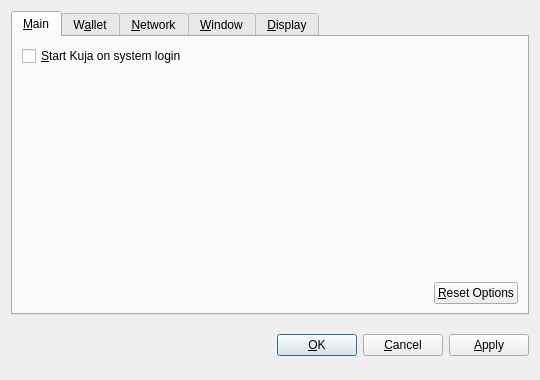
<?xml version="1.0" encoding="UTF-8"?>
<ui version="4.0">
 <class>OptionsDialog</class>
 <widget class="QDialog" name="OptionsDialog">
  <property name="geometry">
   <rect>
    <x>0</x>
    <y>0</y>
    <width>540</width>
    <height>380</height>
   </rect>
  </property>
  <property name="windowTitle">
   <string>Options</string>
  </property>
  <property name="modal">
   <bool>true</bool>
  </property>
  <layout class="QVBoxLayout" name="verticalLayout">
   <item>
    <widget class="QTabWidget" name="tabWidget">
     <property name="tabPosition">
      <enum>QTabWidget::North</enum>
     </property>
     <property name="currentIndex">
      <number>0</number>
     </property>
     <widget class="QWidget" name="tabMain">
      <attribute name="title">
       <string>&amp;Main</string>
      </attribute>
      <layout class="QVBoxLayout" name="verticalLayout_Main">
       <item>
        <widget class="QCheckBox" name="bitcoinAtStartup">
         <property name="toolTip">
          <string>Automatically start Kuja after logging in to the system.</string>
         </property>
         <property name="text">
          <string>&amp;Start Kuja on system login</string>
         </property>
        </widget>
       </item>
       <item>
        <spacer name="verticalSpacer_Main">
         <property name="orientation">
          <enum>Qt::Vertical</enum>
         </property>
         <property name="sizeHint" stdset="0">
          <size>
           <width>20</width>
           <height>40</height>
          </size>
         </property>
        </spacer>
       </item>
       <item>
        <layout class="QHBoxLayout" name="horizontalLayout_2_Main">
         <item>
          <spacer name="horizontalSpacer_2_Main">
           <property name="orientation">
            <enum>Qt::Horizontal</enum>
           </property>
           <property name="sizeHint" stdset="0">
            <size>
             <width>40</width>
             <height>20</height>
            </size>
           </property>
          </spacer>
         </item>
         <item>
          <widget class="QPushButton" name="resetButton">
           <property name="toolTip">
            <string>Reset all client options to default.</string>
           </property>
           <property name="text">
            <string>&amp;Reset Options</string>
           </property>
           <property name="autoDefault">
            <bool>false</bool>
           </property>
          </widget>
         </item>
        </layout>
       </item>
      </layout>
     </widget>
     <widget class="QWidget" name="tabWallet">
      <attribute name="title">
       <string>W&amp;allet</string>
      </attribute>
      <layout class="QVBoxLayout" name="verticalLayout_Network">
       <item>
        <widget class="QLabel" name="transactionFeeInfoLabel">
         <property name="text">
          <string>Optional transaction fee per kB that helps make sure your transactions are processed quickly. Most transactions are 1 kB.</string>
         </property>
         <property name="textFormat">
          <enum>Qt::PlainText</enum>
         </property>
         <property name="wordWrap">
          <bool>true</bool>
         </property>
        </widget>
       </item>
       <item>
        <layout class="QHBoxLayout" name="horizontalLayout_1_Main">
         <item>
          <widget class="QLabel" name="transactionFeeLabel">
           <property name="text">
            <string>Pay transaction &amp;fee</string>
           </property>
           <property name="textFormat">
            <enum>Qt::PlainText</enum>
           </property>
           <property name="buddy">
            <cstring>transactionFee</cstring>
           </property>
          </widget>
         </item>
         <item>
          <widget class="BitcoinAmountField" name="transactionFee"/>
         </item>
         <item>
          <spacer name="horizontalSpacer_1_Main">
           <property name="orientation">
            <enum>Qt::Horizontal</enum>
           </property>
           <property name="sizeHint" stdset="0">
            <size>
             <width>40</width>
             <height>20</height>
            </size>
           </property>
          </spacer>
         </item>
        </layout>
       </item>
       <item>
        <widget class="QLabel" name="label">
         <property name="text">
          <string>If you disable the spending of unconfirmed change, the change from a transaction cannot be used until that transaction has at least one confirmation. This also affects how your balance is computed.</string>
         </property>
         <property name="wordWrap">
          <bool>true</bool>
         </property>
        </widget>
       </item>
       <item>
        <widget class="QCheckBox" name="spendZeroConfChange">
         <property name="text">
          <string>Spend unconfirmed change  (experts only)</string>
         </property>
        </widget>
       </item>
       <item>
        <spacer name="verticalSpacer">
         <property name="orientation">
          <enum>Qt::Vertical</enum>
         </property>
         <property name="sizeHint" stdset="0">
          <size>
           <width>20</width>
           <height>40</height>
          </size>
         </property>
        </spacer>
       </item>
      </layout>
     </widget>
     <widget class="QWidget" name="tabNetwork">
      <attribute name="title">
       <string>&amp;Network</string>
      </attribute>
      <layout class="QVBoxLayout" name="verticalLayout_Network">
       <item>
        <widget class="QCheckBox" name="mapPortUpnp">
         <property name="toolTip">
          <string>Automatically open the Kuja client port on the router. This only works when your router supports UPnP and it is enabled.</string>
         </property>
         <property name="text">
          <string>Map port using &amp;UPnP</string>
         </property>
        </widget>
       </item>
       <item>
        <widget class="QCheckBox" name="connectSocks">
         <property name="toolTip">
          <string>Connect to the Kuja network through a SOCKS proxy (e.g. when connecting through Tor).</string>
         </property>
         <property name="text">
          <string>&amp;Connect through SOCKS proxy:</string>
         </property>
        </widget>
       </item>
       <item>
        <layout class="QHBoxLayout" name="horizontalLayout_Network">
         <item>
          <widget class="QLabel" name="proxyIpLabel">
           <property name="text">
            <string>Proxy &amp;IP:</string>
           </property>
           <property name="textFormat">
            <enum>Qt::PlainText</enum>
           </property>
           <property name="buddy">
            <cstring>proxyIp</cstring>
           </property>
          </widget>
         </item>
         <item>
          <widget class="QValidatedLineEdit" name="proxyIp">
           <property name="maximumSize">
            <size>
             <width>140</width>
             <height>16777215</height>
            </size>
           </property>
           <property name="toolTip">
            <string>IP address of the proxy (e.g. 127.0.0.1)</string>
           </property>
          </widget>
         </item>
         <item>
          <widget class="QLabel" name="proxyPortLabel">
           <property name="text">
            <string>&amp;Port:</string>
           </property>
           <property name="textFormat">
            <enum>Qt::PlainText</enum>
           </property>
           <property name="buddy">
            <cstring>proxyPort</cstring>
           </property>
          </widget>
         </item>
         <item>
          <widget class="QLineEdit" name="proxyPort">
           <property name="maximumSize">
            <size>
             <width>55</width>
             <height>16777215</height>
            </size>
           </property>
           <property name="toolTip">
            <string>Port of the proxy (e.g. 9050)</string>
           </property>
          </widget>
         </item>
         <item>
          <widget class="QLabel" name="socksVersionLabel">
           <property name="text">
            <string>SOCKS &amp;Version:</string>
           </property>
           <property name="textFormat">
            <enum>Qt::PlainText</enum>
           </property>
           <property name="buddy">
            <cstring>socksVersion</cstring>
           </property>
          </widget>
         </item>
         <item>
          <widget class="QValueComboBox" name="socksVersion">
           <property name="toolTip">
            <string>SOCKS version of the proxy (e.g. 5)</string>
           </property>
          </widget>
         </item>
         <item>
          <spacer name="horizontalSpacer_Network">
           <property name="orientation">
            <enum>Qt::Horizontal</enum>
           </property>
           <property name="sizeHint" stdset="0">
            <size>
             <width>40</width>
             <height>20</height>
            </size>
           </property>
          </spacer>
         </item>
        </layout>
       </item>
       <item>
        <spacer name="verticalSpacer_Network">
         <property name="orientation">
          <enum>Qt::Vertical</enum>
         </property>
         <property name="sizeHint" stdset="0">
          <size>
           <width>20</width>
           <height>40</height>
          </size>
         </property>
        </spacer>
       </item>
      </layout>
     </widget>
     <widget class="QWidget" name="tabWindow">
      <attribute name="title">
       <string>&amp;Window</string>
      </attribute>
      <layout class="QVBoxLayout" name="verticalLayout_Window">
       <item>
        <widget class="QCheckBox" name="minimizeToTray">
         <property name="toolTip">
          <string>Show only a tray icon after minimizing the window.</string>
         </property>
         <property name="text">
          <string>&amp;Minimize to the tray instead of the taskbar</string>
         </property>
        </widget>
       </item>
       <item>
        <widget class="QCheckBox" name="minimizeOnClose">
         <property name="toolTip">
          <string>Minimize instead of exit the application when the window is closed. When this option is enabled, the application will be closed only after selecting Quit in the menu.</string>
         </property>
         <property name="text">
          <string>M&amp;inimize on close</string>
         </property>
        </widget>
       </item>
       <item>
        <spacer name="verticalSpacer_Window">
         <property name="orientation">
          <enum>Qt::Vertical</enum>
         </property>
         <property name="sizeHint" stdset="0">
          <size>
           <width>20</width>
           <height>40</height>
          </size>
         </property>
        </spacer>
       </item>
      </layout>
     </widget>
     <widget class="QWidget" name="tabDisplay">
      <attribute name="title">
       <string>&amp;Display</string>
      </attribute>
      <layout class="QVBoxLayout" name="verticalLayout_Display">
       <item>
        <layout class="QHBoxLayout" name="horizontalLayout_1_Display">
         <item>
          <widget class="QLabel" name="langLabel">
           <property name="text">
            <string>User Interface &amp;language:</string>
           </property>
           <property name="textFormat">
            <enum>Qt::PlainText</enum>
           </property>
           <property name="buddy">
            <cstring>lang</cstring>
           </property>
          </widget>
         </item>
         <item>
          <widget class="QValueComboBox" name="lang">
           <property name="toolTip">
            <string>The user interface language can be set here. This setting will take effect after restarting Kuja.</string>
           </property>
          </widget>
         </item>
        </layout>
       </item>
       <item>
        <layout class="QHBoxLayout" name="horizontalLayout_2_Display">
         <item>
          <widget class="QLabel" name="unitLabel">
           <property name="text">
            <string>&amp;Unit to show amounts in:</string>
           </property>
           <property name="textFormat">
            <enum>Qt::PlainText</enum>
           </property>
           <property name="buddy">
            <cstring>unit</cstring>
           </property>
          </widget>
         </item>
         <item>
          <widget class="QValueComboBox" name="unit">
           <property name="toolTip">
            <string>Choose the default subdivision unit to show in the interface and when sending coins.</string>
           </property>
          </widget>
         </item>
        </layout>
       </item>
       <item>
        <widget class="QCheckBox" name="displayAddresses">
         <property name="toolTip">
          <string>Whether to show Kuja addresses in the transaction list or not.</string>
         </property>
         <property name="text">
          <string>&amp;Display addresses in transaction list</string>
         </property>
        </widget>
       </item>
       <item>
        <widget class="QCheckBox" name="coinControlFeatures">
         <property name="toolTip">
          <string>Whether to show coin control features or not.</string>
         </property>
         <property name="text">
          <string>Display coin &amp;control features (experts only!)</string>
         </property>
        </widget>
       </item>
       <item>
        <spacer name="verticalSpacer_Display">
         <property name="orientation">
          <enum>Qt::Vertical</enum>
         </property>
         <property name="sizeHint" stdset="0">
          <size>
           <width>20</width>
           <height>40</height>
          </size>
         </property>
        </spacer>
       </item>
      </layout>
     </widget>
    </widget>
   </item>
   <item>
    <layout class="QHBoxLayout" name="horizontalLayout_Buttons">
     <item>
      <spacer name="horizontalSpacer_1">
       <property name="orientation">
        <enum>Qt::Horizontal</enum>
       </property>
       <property name="sizeHint" stdset="0">
        <size>
         <width>40</width>
         <height>48</height>
        </size>
       </property>
      </spacer>
     </item>
     <item>
      <widget class="QLabel" name="statusLabel">
       <property name="font">
        <font>
         <weight>75</weight>
         <bold>true</bold>
        </font>
       </property>
       <property name="text">
        <string/>
       </property>
       <property name="textFormat">
        <enum>Qt::PlainText</enum>
       </property>
       <property name="wordWrap">
        <bool>true</bool>
       </property>
      </widget>
     </item>
     <item>
      <spacer name="horizontalSpacer_2">
       <property name="orientation">
        <enum>Qt::Horizontal</enum>
       </property>
       <property name="sizeHint" stdset="0">
        <size>
         <width>40</width>
         <height>48</height>
        </size>
       </property>
      </spacer>
     </item>
     <item>
      <widget class="QPushButton" name="okButton">
       <property name="text">
        <string>&amp;OK</string>
       </property>
      </widget>
     </item>
     <item>
      <widget class="QPushButton" name="cancelButton">
       <property name="text">
        <string>&amp;Cancel</string>
       </property>
       <property name="autoDefault">
        <bool>false</bool>
       </property>
      </widget>
     </item>
     <item>
      <widget class="QPushButton" name="applyButton">
       <property name="text">
        <string>&amp;Apply</string>
       </property>
       <property name="autoDefault">
        <bool>false</bool>
       </property>
      </widget>
     </item>
    </layout>
   </item>
  </layout>
 </widget>
 <customwidgets>
  <customwidget>
   <class>BitcoinAmountField</class>
   <extends>QSpinBox</extends>
   <header>bitcoinamountfield.h</header>
  </customwidget>
  <customwidget>
   <class>QValueComboBox</class>
   <extends>QComboBox</extends>
   <header>qvaluecombobox.h</header>
  </customwidget>
  <customwidget>
   <class>QValidatedLineEdit</class>
   <extends>QLineEdit</extends>
   <header>qvalidatedlineedit.h</header>
  </customwidget>
 </customwidgets>
 <resources/>
 <connections/>
</ui>
